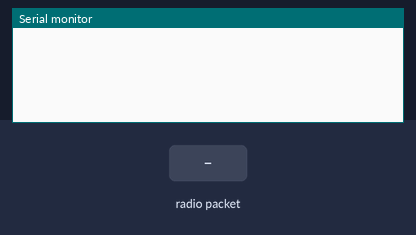
Bench run of a sketch on a simulated Arduino Uno, built with avr-gcc and run on an emulated ATmega328P. Shown: the last lines printed to the serial monitor. The inputs (shaded band) are chosen by the test bench. No radio packets arrive unless stated.

Above: at 1.2 s.
1.3 s: radio packet "1" arrives
At 1.8 s:
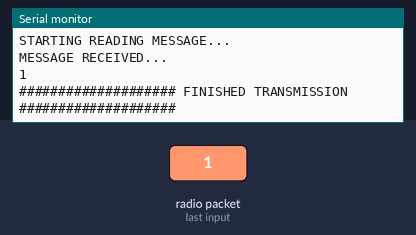
2.8 s: radio packet "0" arrives
At 4.0 s:
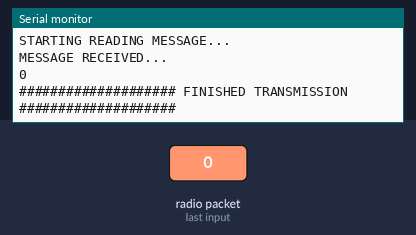
4.3 s: radio packet "2" arrives
At 5.3 s:
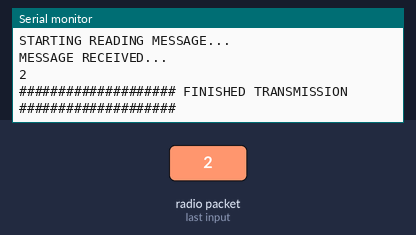

The sketch:

receiver.ino
```cpp
/*
* Projeto Transmissor Wireless
*     Tractian Challenge
*
* by Victor Hugo Martins Torres
*
* Library: TMRh20/RF24, https://github.com/tmrh20/RF24/
*/

/* ---------------------------- LIBRARY IMPORTATION ------------------------- */
#include <SPI.h>
#include <nRF24L01.h>
#include <RF24.h>
#include<string.h>

/* ----------------------- GLOBAL VARIABLES DECLARATION ------------------------ */
#define STR_MAX_LEN 32 // max message length for nrf24l01 transmitter
const byte address[6] = "00001"; // channel address
const char EndMessageSymbol[3] = "#$#"; // End Message Symbol
RF24 radio(7, 8); // CE pin AND  CSN pin

/* ------------------------------- METHODS DECLARATION ------------------------ */
String readTxMessage();
bool finishedTransmission(String msg);

/* ------------------------------------ MAIN CODE --------------------------- */
void setup() {
  Serial.begin(9600);
  radio.begin();
  radio.openReadingPipe(0, address);
  radio.setPALevel(RF24_PA_MIN);
  radio.startListening();
}

void loop() {
  String message;
  if (radio.available()) {
    Serial.println("STARTING READING MESSAGE...");
    message = readTxMessage();
  }
}

/* We need to get each piece of message sent (with size of 32 bytes)
   and concatenate it to understand the full message */
String readTxMessage(){
  String message = "";
  char text[STR_MAX_LEN] = "";
  do{
    strcpy(text, "");
    radio.read(&text, sizeof(text));
    if(!finishedTransmission(EndMessageSymbol, text)){
      message.concat(String(text));
    }
  }while(finishedTransmission(EndMessageSymbol, text));

  Serial.println("MESSAGE RECEIVED...");
  Serial.println(message);
  Serial.println("#################### FINISHED TRANSMISSION ####################");
  return message;
}

/* Detect if the transmission was finished through the end message symbol*/
bool finishedTransmission(char *ems, char *msg){
  bool isFinished = false;
  int cmp;

  char str1[STR_MAX_LEN];
  char str2[STR_MAX_LEN];

  strcpy(str1, ems);
  strcpy(str2, msg);

  cmp = strcmp(str1, str2);

  if(cmp == 0){
    isFinished = true;
  }
  return isFinished;
}
```

Measured:
- after the input at 1.3 s, the serial monitor: prints a new line at once (image 1)
- after the input at 2.8 s, the serial monitor: prints a new line after 0.05 s (image 2)
- after the input at 4.3 s, the serial monitor: prints a new line after 0.05 s (image 3)
